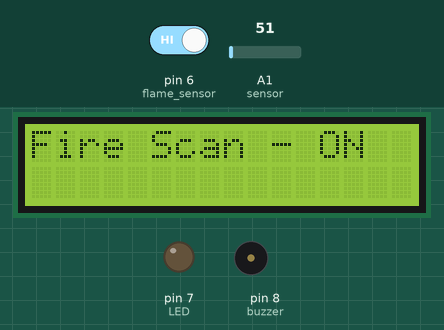
Recording of a sketch running on a simulated Arduino Uno, built with avr-gcc and run on an emulated ATmega328P. On the bench: 16×2 character LCD, output pins drawn as LEDs (lit = HIGH), buzzer (waves = sounding, pin HIGH). Dashed ring = blinking. Inputs (shaded band) come from the test bench; at power-on: pin 6 (flame_sensor) HIGH, A1 (sensor) = 51. The modem accepts every AT command (registered, SIM ready, sends succeed) and sends nothing else; what the sketch prints to the serial monitor is not drawn.

Above: at 1.7 s.
1.8 s: pin 6 (flame_sensor) driven LOW
At 3.6 s:
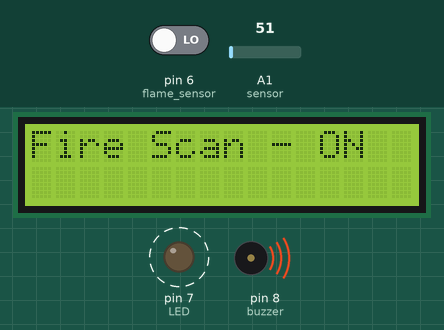
5.9 s: A1 (sensor) set to 84
At 6.87 s:
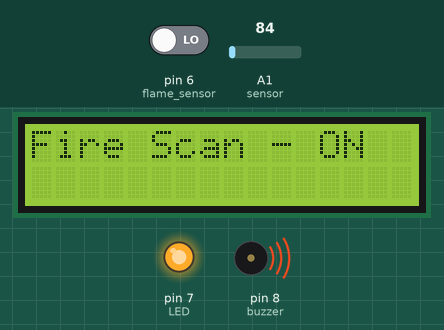
8.2 s: A1 (sensor) set to 99
At 38.2 s:
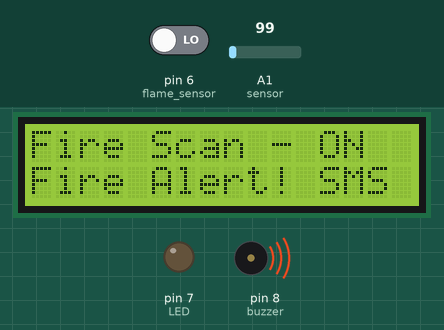
Timing chart, 0 to 39.0 s (numbered marks = the images above; inputs shaded):
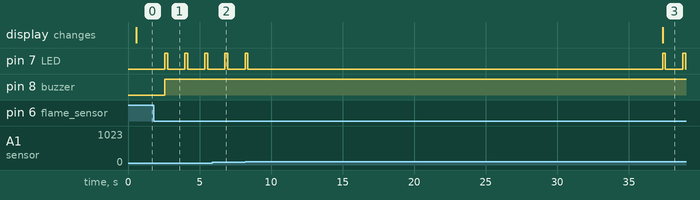

The sketch:

firealarmsystem.ino
```cpp
#include <SoftwareSerial.h>
#include<LiquidCrystal.h>
LiquidCrystal lcd(12, 11, 5, 4, 3, 2);
SoftwareSerial mySerial(9, 10);

int sensor=A1;
float temp_read,Temp_alert_val,Temp_shut_val;
int sms_count=0,Fire_Set;
int buzzer = 8;
int LED = 7;
int flame_sensor = 6;
int flame_detected;


void setup()
{
  pinMode(sensor,INPUT);
  mySerial.begin(9600);
  Serial.begin(9600);
  lcd.begin(16,2);
  delay(500);
  Serial.begin(9600);
  pinMode(buzzer, OUTPUT);
  pinMode(LED, OUTPUT);
  pinMode(flame_sensor, INPUT);
}

void loop()
{
CheckFire();
CheckShutDown();
flame_detected = digitalRead(flame_sensor);
  if (flame_detected == LOW)
  {
    Serial.println("Flame detected...! take action immediately.");
    digitalWrite(buzzer, HIGH);
    digitalWrite(LED, HIGH);
    delay(200);
    digitalWrite(LED, LOW);
    delay(200);
  }
  else
  {
    Serial.println("No flame detected. stay cool");
    digitalWrite(buzzer, LOW);
    digitalWrite(LED, LOW);
  }
  delay(1000);
}

void CheckFire()
{
lcd.setCursor(0,0);
lcd.print("Fire Scan - ON");
Temp_alert_val=CheckTemp();
if(Temp_alert_val>45)
{
 SetAlert(); // Function to send SMS Alerts
}
}

float CheckTemp()
{
temp_read=analogRead(sensor); // reads the sensor output (Vout of LM35)
temp_read=temp_read*5;    // converts the sensor reading to temperature
temp_read=temp_read/10;  // adds the decimal point
return temp_read; // returns temperature value in degree celsius
}

void SetAlert()
{
while(sms_count<3) //Number of SMS Alerts to be sent
{
SendTextMessage(); // Function to send AT Commands to GSM module
}
Fire_Set=1;
lcd.setCursor(0,1);
lcd.print("Fire Alert! SMS Sent!");
}

void CheckShutDown()
{
if(Fire_Set==1)
{

Temp_shut_val=CheckTemp();
if(Temp_shut_val<30)
{
lcd.setCursor(0,1);
lcd.print("Fire Shut! SAFE NOW");
sms_count=0;
Fire_Set=0;
}}}

void SendTextMessage()
{
  mySerial.println("AT+CMGF=1");    //To send SMS in Text Mode
  delay(2000);
  mySerial.println("AT+CMGS=\"+90xxxxxxxxxx\"\r"); // change to the phone number you using
  delay(2000);
  mySerial.println("FIRE DETECTED!");//the content of the message
  delay(200);
  mySerial.println((char)26);//the stopping character
  delay(5000);
  sms_count++;
}
```

Measured:
- the behaviour switches between 90 and 91 on A1 (sensor) (found by bisection; images 2 and 3)
- after the input at 1.8 s, pin 7 (LED): alternates HIGH for 0.20 s and LOW for 1.2 s, starting after 0.77 s; pin 8 (buzzer): LOW → HIGH after 0.77 s
- after the input at 8.2 s, the display: changes after 29.2 s (image 3)
